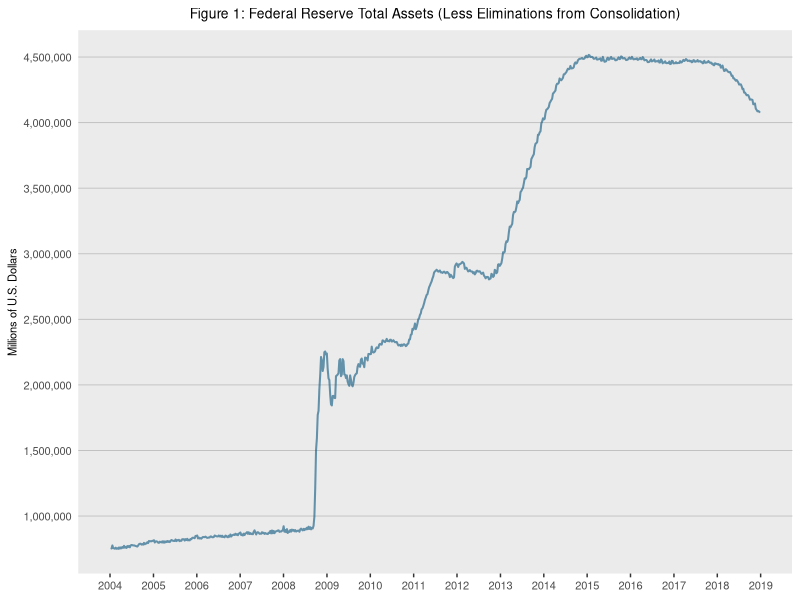

R code for this plot:
## ---- chunk 1
knitr::opts_chunk$set(echo = TRUE)
knitr::opts_chunk$set(fig.width=6.5, fig.height=4) 
## ---- chunk 2

setwd(here::here())
library(ggplot2)
library(dplyr)
library(tidyverse)
library(lubridate)
library(scales)
library(here)


GDP<-read_csv("./Data/FedTotalAssets.csv")

theme_update(plot.title = element_text(hjust = 0.5))

## FED Assets 

ggplot(GDP, aes(x=as_date(unlist(GDP[1])), y=unlist(GDP[2]), group = 1))+ 
  geom_line(color = "#09557f",alpha = 0.6,size = 0.7)+ 
  scale_x_date(date_breaks = "1 year", date_labels =  "%Y")+
  theme(axis.title.x = element_blank())+theme(panel.grid.minor = element_blank())+
  scale_y_continuous(labels=comma, name="Millions of U.S. Dollars", breaks = scales::pretty_breaks(n = 10))+
  theme(axis.title=element_text(size=8), axis.text=element_text(size=8))+
  ggtitle("Figure 1: Federal Reserve Total Assets (Less Eliminations from Consolidation)")+theme(plot.title = element_text(size=10))+
  theme( # remove the vertical grid lines
    panel.grid.major.x = element_blank() ,
    # explicitly set the horizontal lines (or they will disappear too)
    panel.grid.major.y = element_line( size=.3, color="grey" ))+
  theme(axis.ticks.y = element_blank())
    
